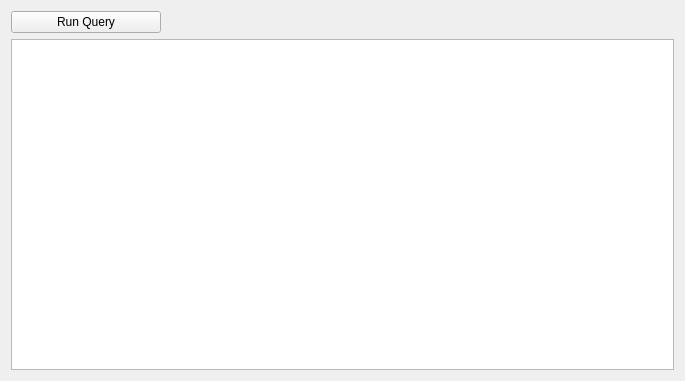
<?xml version="1.0" encoding="UTF-8"?>
<ui version="4.0">
 <class>QueryWidget</class>
 <widget class="QWidget" name="QueryWidget">
  <property name="geometry">
   <rect>
    <x>0</x>
    <y>0</y>
    <width>685</width>
    <height>381</height>
   </rect>
  </property>
  <property name="sizePolicy">
   <sizepolicy hsizetype="Expanding" vsizetype="Expanding">
    <horstretch>0</horstretch>
    <verstretch>30</verstretch>
   </sizepolicy>
  </property>
  <property name="windowTitle">
   <string>Form</string>
  </property>
  <property name="styleSheet">
   <string notr="true"/>
  </property>
  <layout class="QGridLayout" name="gridLayout">
   <item row="1" column="0">
    <widget class="QPlainTextEdit" name="QueryEdit">
     <property name="sizePolicy">
      <sizepolicy hsizetype="Expanding" vsizetype="Expanding">
       <horstretch>0</horstretch>
       <verstretch>0</verstretch>
      </sizepolicy>
     </property>
     <property name="styleSheet">
      <string notr="true"/>
     </property>
    </widget>
   </item>
   <item row="0" column="0">
    <layout class="QHBoxLayout" name="horizontalLayout">
     <item>
      <widget class="QPushButton" name="RunQueryButton">
       <property name="minimumSize">
        <size>
         <width>150</width>
         <height>0</height>
        </size>
       </property>
       <property name="maximumSize">
        <size>
         <width>150</width>
         <height>16777215</height>
        </size>
       </property>
       <property name="styleSheet">
        <string notr="true">background-color: none;</string>
       </property>
       <property name="text">
        <string>Run Query</string>
       </property>
      </widget>
     </item>
     <item>
      <widget class="QLabel" name="ResultsLabel">
       <property name="sizePolicy">
        <sizepolicy hsizetype="Preferred" vsizetype="Preferred">
         <horstretch>1</horstretch>
         <verstretch>0</verstretch>
        </sizepolicy>
       </property>
       <property name="text">
        <string/>
       </property>
      </widget>
     </item>
    </layout>
   </item>
  </layout>
 </widget>
 <resources/>
 <connections/>
</ui>
